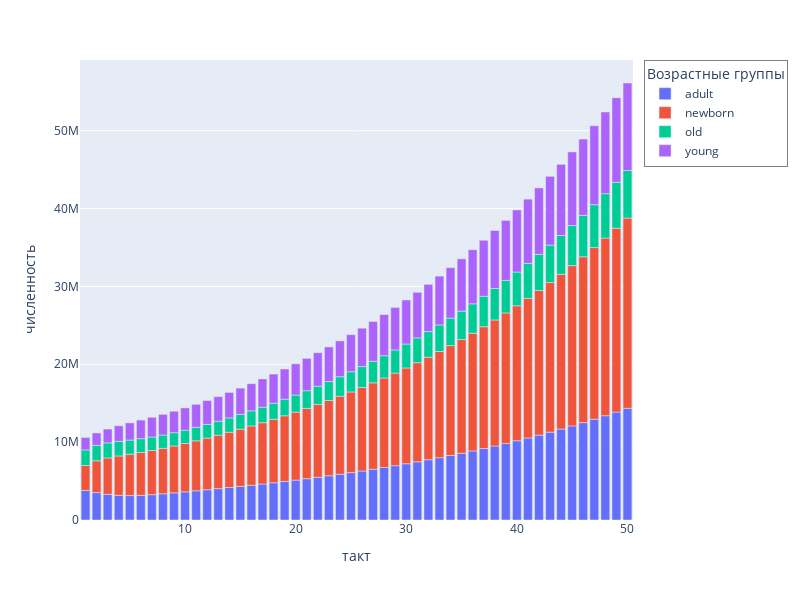

The notebook cell this image was saved under:
### Code cell
fig = px.bar(df1.groupby(['age', 'i'], as_index=False).sum(), x='i', y='num', color='age')
fig.update_layout(
    width=800, 
    height=600,
    xaxis_title='такт',  
    yaxis_title='численность', 
    showlegend=True,  
    legend_title='Возрастные группы',  
    legend=dict(
        bgcolor='rgba(255, 255, 255, 0.5)',  
        bordercolor='rgba(0, 0, 0, 0.5)',  
        borderwidth=1)
)
fig.show()
fig.write_image("bb1.png")

### Figure 1 — Plotly figure (JSON) as saved in the notebook; plotly's stock layout.template omitted (floating-point values rounded to 4 significant figures)
{"data": [{"alignmentgroup": "True", "hovertemplate": "age=adult<br>i=%{x}<br>num=%{y}<extra></extra>", "legendgroup": "adult", "marker": {"color": "#636efa", "pattern": {"shape": ""}}, "name": "adult", "offsetgroup": "adult", "orientation": "v", "showlegend": true, "textposition": "auto", "type": "bar", "x": [1, 2, 3, 4, 5, 6, 7, 8, 9, 10, 11, 12, 13, 14, 15, 16, 17, 18, 19, 20, 21, 22, 23, 24, 25, 26, 27, 28, 29, 30, 31, 32, 33, 34, 35, 36, 37, 38, 39, 40, 41, 42, 43, 44, 45, 46, 47, 48, 49, 50], "xaxis": "x", "y": [3800000, 3520000, 3296000, 3169600, 3135682, 3171907, 3254297, 3363763, 3487544, 3618326, 3752663, 3889457, 4028818, 4171357, 4317772, 4468688, 4624592, 4785850, 4952748, 5125522, 5304378, 5489515, 5681145, 5879477, 6084741, 6297176, 6517025, 6744550, 6980013, 7223701, 7475895, 7736893, 8007002, 8286540, 8575839, 8875237, 9185088, 9505754, 9837619, 10181070, 10536511, 10904362, 11285052, 11679032, 12086771, 12508741, 12945440, 13397394, 13865126, 14349182], "yaxis": "y"}, {"alignmentgroup": "True", "hovertemplate": "age=newborn<br>i=%{x}<br>num=%{y}<extra></extra>", "legendgroup": "newborn", "marker": {"color": "#EF553B", "pattern": {"shape": ""}}, "name": "newborn", "offsetgroup": "newborn", "orientation": "v", "showlegend": true, "textposition": "auto", "type": "bar", "x": [1, 2, 3, 4, 5, 6, 7, 8, 9, 10, 11, 12, 13, 14, 15, 16, 17, 18, 19, 20, 21, 22, 23, 24, 25, 26, 27, 28, 29, 30, 31, 32, 33, 34, 35, 36, 37, 38, 39, 40, 41, 42, 43, 44, 45, 46, 47, 48, 49, 50], "xaxis": "x", "y": [3200000, 4080000, 4672001, 5056000, 5312641, 5504386, 5672272, 5839537, 6017135, 6208728, 6414314, 6632517, 6861798, 7100965, 7349314, 7606560, 7872724, 8148015, 8432753, 8727301, 9032049, 9347389, 9673718, 10011433, 10360938, 10722647, 11096988, 11484401, 11885339, 12300277, 12729701, 13174119, 13634051, 14110042, 14602649, 15112454, 15640059, 16186083, 16751168, 17335981, 17941214, 18567576, 19215806, 19886666, 20580946, 21299464, 22043067, 22812629, 23609062, 24433299], "yaxis": "y"}, {"alignmentgroup": "True", "hovertemplate": "age=old<br>i=%{x}<br>num=%{y}<extra></extra>", "legendgroup": "old", "marker": {"color": "#00cc96", "pattern": {"shape": ""}}, "name": "old", "offsetgroup": "old", "orientation": "v", "showlegend": true, "textposition": "auto", "type": "bar", "x": [1, 2, 3, 4, 5, 6, 7, 8, 9, 10, 11, 12, 13, 14, 15, 16, 17, 18, 19, 20, 21, 22, 23, 24, 25, 26, 27, 28, 29, 30, 31, 32, 33, 34, 35, 36, 37, 38, 39, 40, 41, 42, 43, 44, 45, 46, 47, 48, 49, 50], "xaxis": "x", "y": [2000000, 1980000, 1936001, 1878401, 1819681, 1769313, 1732643, 1711547, 1705613, 1713246, 1732429, 1761211, 1797914, 1841214, 1890108, 1943863, 2001960, 2064028, 2129808, 2199120, 2271847, 2347916, 2427282, 2509941, 2595900, 2685195, 2777875, 2874002, 2973658, 3076927, 3183912, 3294719, 3409465, 3528274, 3651274, 3778603, 3910406, 4046834, 4188042, 4334196, 4485464, 4642022, 4804054, 4971748, 5145300, 5324918, 5510810, 5703191, 5902291, 6108345], "yaxis": "y"}, {"alignmentgroup": "True", "hovertemplate": "age=young<br>i=%{x}<br>num=%{y}<extra></extra>", "legendgroup": "young", "marker": {"color": "#ab63fa", "pattern": {"shape": ""}}, "name": "young", "offsetgroup": "young", "orientation": "v", "showlegend": true, "textposition": "auto", "type": "bar", "x": [1, 2, 3, 4, 5, 6, 7, 8, 9, 10, 11, 12, 13, 14, 15, 16, 17, 18, 19, 20, 21, 22, 23, 24, 25, 26, 27, 28, 29, 30, 31, 32, 33, 34, 35, 36, 37, 38, 39, 40, 41, 42, 43, 44, 45, 46, 47, 48, 49, 50], "xaxis": "x", "y": [1600000, 1600000, 1775998, 1999998, 2211200, 2389248, 2534426, 2655109, 2760972, 2860008, 2957748, 3057508, 3161009, 3268963, 3381570, 3498806, 3620594, 3746902, 3877745, 4013197, 4153377, 4298437, 4448539, 4603866, 4764607, 4930949, 5103098, 5281257, 5465636, 5656445, 5853921, 6058294, 6269800, 6488691, 6715223, 6949662, 7192288, 7443384, 7703249, 7972183, 8250505, 8538543, 8836638, 9145142, 9464419, 9794840, 10136797, 10490692, 10856940, 11235976], "yaxis": "y"}], "layout": {"barmode": "relative", "height": 600, "legend": {"bgcolor": "rgba(255, 255, 255, 0.5)", "bordercolor": "rgba(0, 0, 0, 0.5)", "borderwidth": 1, "title": {"text": "Возрастные группы"}, "tracegroupgap": 0}, "margin": {"t": 60}, "showlegend": true, "width": 800, "xaxis": {"anchor": "y", "domain": [0, 1], "title": {"text": "такт"}}, "yaxis": {"anchor": "x", "domain": [0, 1], "title": {"text": "численность"}}}}
